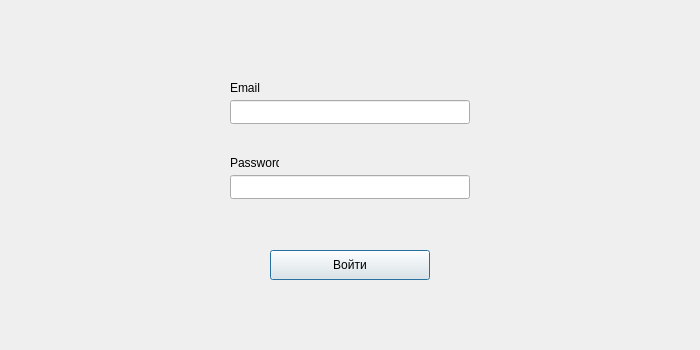
<?xml version="1.0" encoding="UTF-8"?>
<ui version="4.0">
 <class>Auth</class>
 <widget class="QDialog" name="Auth">
  <property name="geometry">
   <rect>
    <x>0</x>
    <y>0</y>
    <width>700</width>
    <height>350</height>
   </rect>
  </property>
  <property name="windowTitle">
   <string>Dialog</string>
  </property>
  <widget class="QPushButton" name="enterButton">
   <property name="geometry">
    <rect>
     <x>270</x>
     <y>250</y>
     <width>160</width>
     <height>30</height>
    </rect>
   </property>
   <property name="text">
    <string>Войти</string>
   </property>
  </widget>
  <widget class="QLineEdit" name="emailEdit">
   <property name="geometry">
    <rect>
     <x>230</x>
     <y>100</y>
     <width>240</width>
     <height>24</height>
    </rect>
   </property>
  </widget>
  <widget class="QLineEdit" name="passEdit">
   <property name="geometry">
    <rect>
     <x>230</x>
     <y>175</y>
     <width>240</width>
     <height>24</height>
    </rect>
   </property>
   <property name="text">
    <string/>
   </property>
   <property name="echoMode">
    <enum>QLineEdit::EchoMode::Password</enum>
   </property>
  </widget>
  <widget class="QLabel" name="label">
   <property name="geometry">
    <rect>
     <x>230</x>
     <y>80</y>
     <width>49</width>
     <height>16</height>
    </rect>
   </property>
   <property name="text">
    <string>Email</string>
   </property>
  </widget>
  <widget class="QLabel" name="label_2">
   <property name="geometry">
    <rect>
     <x>230</x>
     <y>155</y>
     <width>49</width>
     <height>16</height>
    </rect>
   </property>
   <property name="text">
    <string>Password</string>
   </property>
  </widget>
 </widget>
 <resources/>
 <connections/>
</ui>
